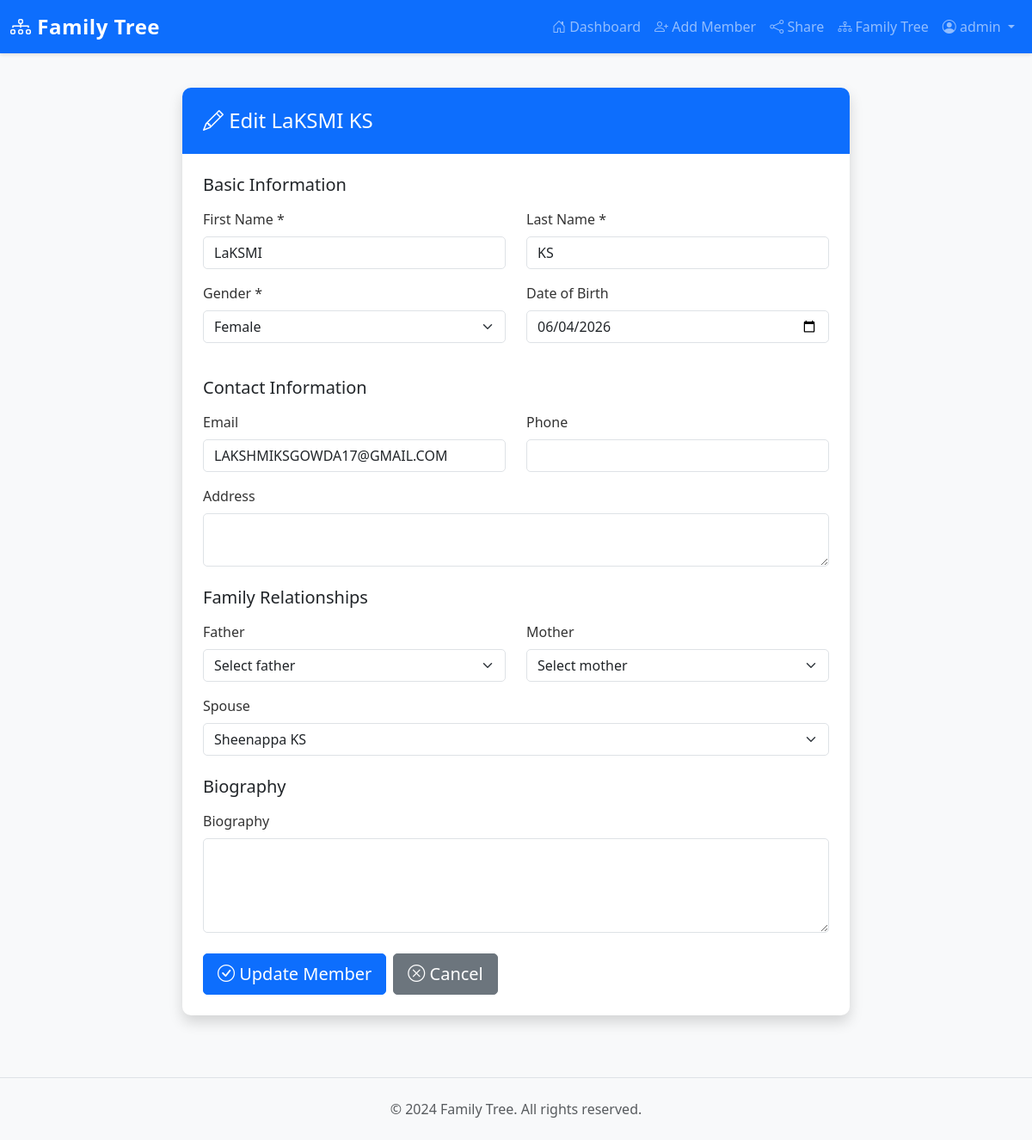
Screenshot of /family/2/edit (signed in) with the database file from the repository.
### models/user.py (models this page shows, shortened)
class User(UserMixin, db.Model):
    __tablename__ = 'users'
    id = db.Column(db.Integer, primary_key=True)
    username = db.Column(db.String(80), unique=True, nullable=False, index=True)
    email = db.Column(db.String(120), unique=True, nullable=False, index=True)
    password_hash = db.Column(db.String(255), nullable=False)
    first_name = db.Column(db.String(100))
    last_name = db.Column(db.String(100))
    family_name = db.Column(db.String(100))
    role = db.Column(db.String(20), default='admin', nullable=False)  # CHANGED: 'admin' or 'user' - default is NOW admin
    share_token = db.Column(db.String(64), unique=True, nullable=True)
    created_at = db.Column(db.DateTime, default=datetime.utcnow)
    updated_at = db.Column(db.DateTime, default=datetime.utcnow, onupdate=datetime.utcnow)
    family_members = db.relationship('FamilyMember', backref='user', lazy=True, cascade='all, delete-orphan')
    def is_admin(self):
        return self.role == 'admin'

### models/family.py (models this page shows, shortened)
class FamilyMember(db.Model):
    __tablename__ = 'family_members'
    id = db.Column(db.Integer, primary_key=True)
    user_id = db.Column(db.Integer, db.ForeignKey('users.id'), nullable=False)
    first_name = db.Column(db.String(100), nullable=False)
    last_name = db.Column(db.String(100), nullable=False)
    gender = db.Column(db.String(10), nullable=False)  # Male, Female, Other
    dob = db.Column(db.Date)
    phone = db.Column(db.String(20))
    email = db.Column(db.String(120))
    address = db.Column(db.Text)
    biography = db.Column(db.Text)
    photo = db.Column(db.String(255))  # Store filename
    father_id = db.Column(db.Integer, db.ForeignKey('family_members.id'))
    mother_id = db.Column(db.Integer, db.ForeignKey('family_members.id'))
    spouse_id = db.Column(db.Integer, db.ForeignKey('family_members.id'))
    created_at = db.Column(db.DateTime, default=datetime.utcnow)
    updated_at = db.Column(db.DateTime, default=datetime.utcnow, onupdate=datetime.utcnow)
    father = db.relationship('FamilyMember', remote_side=[id], foreign_keys=[father_id], backref='children_as_father')
    mother = db.relationship('FamilyMember', remote_side=[id], foreign_keys=[mother_id], backref='children_as_mother')
    spouse = db.relationship('FamilyMember', remote_side=[id], foreign_keys=[spouse_id],
                            backref='spouses', uselist=False)
    def get_full_name(self):
        return f"{self.first_name} {self.last_name}"

### routes/family.py (the view, shortened to what this page needs)
@family_bp.route('/<int:member_id>/edit', methods=['GET', 'POST'])
@login_required
@admin_required
def edit_member(member_id):
    member = FamilyMember.query.get_or_404(member_id)
    if member.user_id != current_user.id:
        flash('You do not have permission to edit this member', 'danger')
        return redirect(url_for('dashboard.dashboard'))
    members = FamilyMember.query.filter_by(user_id=current_user.id).all()
    return render_template('edit_member.html', member=member, members=members)

### app.py (called while the page is built)
@login_manager.user_loader
def load_user(user_id):
    return db.session.get(User, int(user_id))

@app.context_processor
def inject_user():
    return {'current_user': current_user}

### templates/edit_member.html (shortened to what this page needs)
{% extends "base.html" %}
{% block content %}
<div class="row">
    <div class="col-lg-8 offset-lg-2">
        <div class="card shadow">
            <div class="card-header bg-primary text-white">
                <h4 class="mb-0"><i class="bi bi-pencil"></i> Edit {{ member.get_full_name() }}</h4>
            </div>
            <div class="card-body p-4">
                <form method="POST">
                    <h5 class="mb-3">Basic Information</h5>
                    <div class="row">
                        <div class="col-md-6 mb-3">
                            <label for="first_name" class="form-label">First Name *</label>
                            <input type="text" class="form-control" id="first_name"
                                   name="first_name" value="{{ member.first_name }}" required>
                        </div>
                        <div class="col-md-6 mb-3">
                            <label for="last_name" class="form-label">Last Name *</label>
                            <input type="text" class="form-control" id="last_name"
                                   name="last_name" value="{{ member.last_name }}" required>
                        </div>
                    </div>
                    <div class="row">
                        <div class="col-md-6 mb-3">
                            <label for="gender" class="form-label">Gender *</label>
                            <select class="form-select" id="gender" name="gender" required>
                                <option value="Female" {% if member.gender == 'Female' %}selected{% endif %}>Female</option>
                            </select>
                        </div>
                        <div class="col-md-6 mb-3">
                            <label for="dob" class="form-label">Date of Birth</label>
                            <input type="date" class="form-control" id="dob" name="dob"
                                   value="{% if member.dob %}{{ member.dob.strftime('%Y-%m-%d') }}{% endif %}">
                        </div>
                    </div>
                    <h5 class="mb-3 mt-4">Contact Information</h5>
                    <div class="row">
                        <div class="col-md-6 mb-3">
                            <label for="email" class="form-label">Email</label>
                            <input type="email" class="form-control" id="email"
                                   name="email" value="{{ member.email or '' }}">
                        </div>
                        <div class="col-md-6 mb-3">
                            <label for="phone" class="form-label">Phone</label>
                            <input type="tel" class="form-control" id="phone"
                                   name="phone" value="{{ member.phone or '' }}">
                        </div>
                    </div>
                    <div class="mb-3">
                        <label for="address" class="form-label">Address</label>
                        <textarea class="form-control" id="address" name="address"
                                  rows="2">{{ member.address or '' }}</textarea>
                    </div>
                    <h5 class="mb-3 mt-4">Family Relationships</h5>
                    <div class="row">
                        <div class="col-md-6 mb-3">
                            <label for="father_id" class="form-label">Father</label>
                            <select class="form-select" id="father_id" name="father_id">
                                <option value="">Select father</option>
                            </select>
                        </div>
                        <div class="col-md-6 mb-3">
                            <label for="mother_id" class="form-label">Mother</label>
                            <select class="form-select" id="mother_id" name="mother_id">
                                <option value="">Select mother</option>
                            </select>
                        </div>
                    </div>
                    <div class="mb-3">
                        <label for="spouse_id" class="form-label">Spouse</label>
                        <select class="form-select" id="spouse_id" name="spouse_id">
                            {% for m in members %}
                                {% if m.id != member.id %}
                                    <option value="{{ m.id }}" {% if member.spouse_id == m.id %}selected{% endif %}>
                                        {{ m.get_full_name() }}
                                    </option>
                                {% endif %}
                            {% endfor %}
                        </select>
                    </div>
                    <h5 class="mb-3 mt-4">Biography</h5>
                    <div class="mb-3">
                        <label for="biography" class="form-label">Biography</label>
                        <textarea class="form-control" id="biography" name="biography"
                                  rows="4">{{ member.biography or '' }}</textarea>
                    </div>
                    <div class="d-flex gap-2 mt-4">
                        <button type="submit" class="btn btn-primary btn-lg">
                            <i class="bi bi-check-circle"></i> Update Member
                        </button>
                        <a href="{{ url_for('family.view_member', member_id=member.id) }}"
                           class="btn btn-secondary btn-lg">
                            <i class="bi bi-x-circle"></i> Cancel
                        </a>
                    </div>
                </form>
            </div>
        </div>
    </div>
</div>
{% endblock %}

### templates/base.html (shortened to what this page needs)
<!DOCTYPE html>
<html lang="en">
<head>
    <link href="https://cdn.jsdelivr.net/npm/bootstrap@5.3.0/dist/css/bootstrap.min.css" rel="stylesheet">
    <link rel="stylesheet" href="https://cdn.jsdelivr.net/npm/bootstrap-icons@1.11.0/font/bootstrap-icons.css">
    <link rel="stylesheet" href="{{ url_for('static', filename='css/style.css') }}">
</head>
<body>
    <nav class="navbar navbar-expand-lg navbar-dark bg-primary">
        <div class="container-fluid">
            <a class="navbar-brand" href="{{ url_for('dashboard.index') }}">
                <i class="bi bi-diagram-3"></i> Family Tree
            </a>
            <div class="collapse navbar-collapse" id="navbarNav">
                <ul class="navbar-nav ms-auto">
                    {% if current_user.is_authenticated %}
                        <li class="nav-item">
                            <a class="nav-link" href="{{ url_for('dashboard.dashboard') }}">
                                <i class="bi bi-house-door"></i> Dashboard
                            </a>
                        </li>
                        {% if current_user.is_admin() %}
                            <li class="nav-item">
                                <a class="nav-link" href="{{ url_for('family.add_member') }}">
                                    <i class="bi bi-person-plus"></i> Add Member
                                </a>
                            </li>
                            <li class="nav-item">
                                <a class="nav-link" href="{{ url_for('dashboard.share') }}">
                                    <i class="bi bi-share"></i> Share
                                </a>
                            </li>
                        {% endif %}
                        <li class="nav-item">
                            <a class="nav-link" href="{{ url_for('family.family_tree') }}">
                                <i class="bi bi-diagram-3"></i> Family Tree
                            </a>
                        </li>
                        <li class="nav-item dropdown">
                            <a class="nav-link dropdown-toggle" href="#" id="userDropdown" role="button" data-bs-toggle="dropdown">
                                <i class="bi bi-person-circle"></i> {{ current_user.username }}
                            </a>
                        </li>
                    {% endif %}
                </ul>
            </div>
        </div>
    </nav>
    <main class="container-fluid py-4">
        {% block content %}{% endblock %}
    </main>
    <footer class="bg-light py-4 mt-5">
        <div class="container text-center">
            <p class="text-muted mb-0">&copy; 2024 Family Tree. All rights reserved.</p>
        </div>
    </footer>
</body>
</html>

### static/css/style.css (style rules this page uses)
:root { --primary-color: #0d6efd; --secondary-color: #6c757d; --danger-color: #dc3545; --success-color: #198754; }
body { font-family: 'Segoe UI', Tahoma, Geneva, Verdana, sans-serif; background-color: #f8f9fa; min-height: 100vh; display: flex; flex-direction: column; }
main { flex: 1; }
.navbar { box-shadow: 0 2px 4px rgba(0, 0, 0, 0.1); }
.navbar-brand { font-weight: bold; font-size: 1.5rem; letter-spacing: 0.5px; }
.card { border: none; border-radius: 10px; transition: transform 0.3s, box-shadow 0.3s; }
.card-header { border-radius: 10px 10px 0 0 !important; border: none; padding: 1.5rem; }
.btn { border-radius: 5px; font-weight: 500; transition: all 0.3s; }
.btn-primary { background-color: var(--primary-color); border-color: var(--primary-color); }
.form-control, .form-select { border-radius: 5px; border: 1px solid #dee2e6; transition: border-color 0.3s, box-shadow 0.3s; }
.form-label { font-weight: 500; color: #333; margin-bottom: 0.5rem; }
footer { border-top: 1px solid #dee2e6; margin-top: auto; }
* { transition: background-color 0.2s ease, color 0.2s ease; }
a { color: var(--primary-color); text-decoration: none; }
.shadow { box-shadow: 0 4px 6px rgba(0, 0, 0, 0.1); }

### rows the page displays
User: username "admin"
FamilyMember: get_full_name "LaKSMI KS", first_name "LaKSMI", last_name "KS", gender "Female", dob "06/04/2026", email "LAKSHMIKSGOWDA17@GMAIL.COM", spouse_id "Sheenappa KS"
